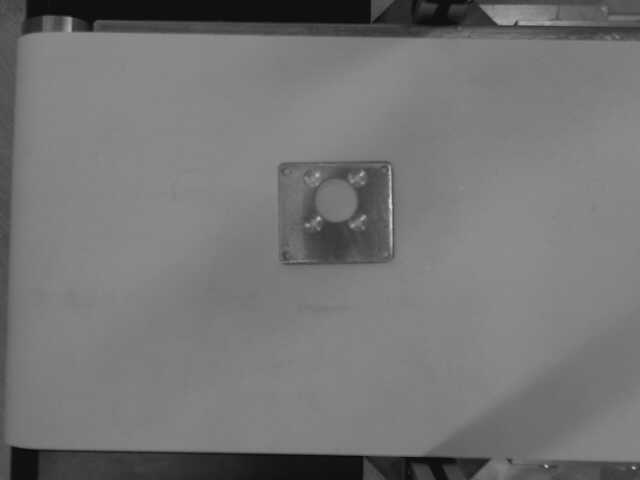
#> input picture data/perfect.jpg, 640 x 480 px, found by its file name
$ python test.py
#> lines starting #> are read from the running program, lines starting #| are printed output that depends on the picture
import cv2
import numpy as np
from matplotlib import pyplot as plt


perfect = cv2.imread('perfect.jpg',0)
#> perfect is the input picture: shape (480, 640); min 5, max 214, mean 116.9
ususable = cv2.imread('unusable.jpg',0)
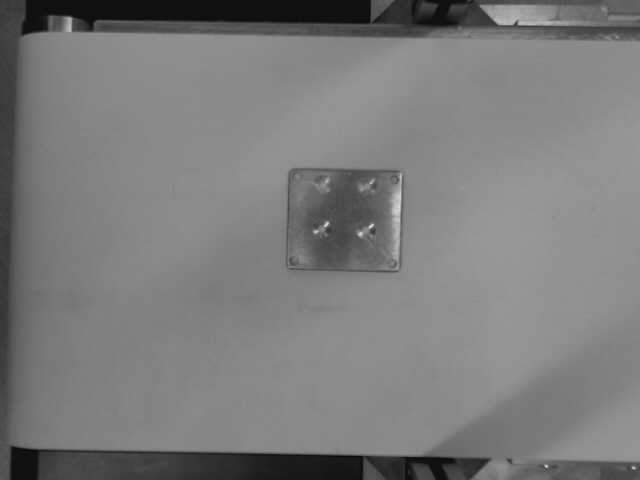
#> input picture data/unusable.jpg, 640 x 480 px, found by its file name
#> ususable is the input picture: shape (480, 640); min 7, max 227, mean 123.4
faulty = cv2.imread('faulty.jpg',0)
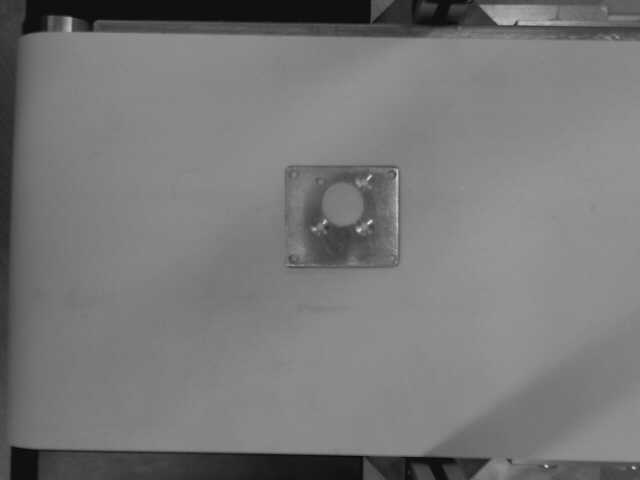
#> input picture data/faulty.jpg, 640 x 480 px, found by its file name
#> faulty is the input picture: shape (480, 640); min 3, max 232, mean 120
img2 = perfect.copy()

#img = cv2.imread('1.jpg',0)
roi_faulty = faulty[160:250, 300:390]
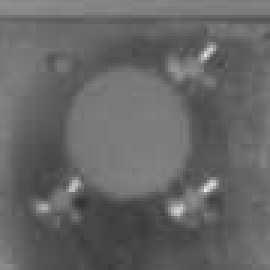
#> roi_faulty: shape (90, 90) (shown 3 times larger); min 50, max 232, mean 101.9
roi_ususable = ususable[160:250, 300:390]
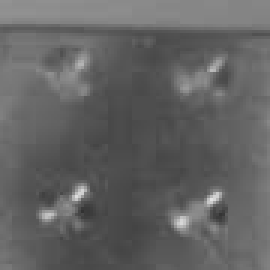
#> roi_ususable: shape (90, 90) (shown 3 times larger); min 50, max 227, mean 98.6
roi_perfect =perfect[160:250, 300:390]
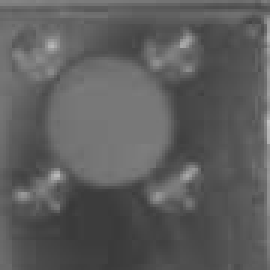
#> roi_perfect: shape (90, 90) (shown 3 times larger); min 57, max 194, mean 93.1

template = roi_faulty
w, h = template.shape[::-1]
#> w = 90; h = 90

"""
# All the 6 methods for comparison in a list
methods = ['cv2.TM_CCOEFF', 'cv2.TM_CCOEFF_NORMED', 'cv2.TM_CCORR',
            'cv2.TM_CCORR_NORMED', 'cv2.TM_SQDIFF', 'cv2.TM_SQDIFF_NORMED']

for meth in methods:
    img = img2.copy()
    method = eval(meth)

    # Apply template Matching
    res = cv2.matchTemplate(img,template,method)
    min_val, max_val, min_loc, max_loc = cv2.minMaxLoc(res)

    # If the method is TM_SQDIFF or TM_SQDIFF_NORMED, take minimum
    if method in [cv2.TM_SQDIFF, cv2.TM_SQDIFF_NORMED]:
        top_left = min_loc
    else:
        top_left = max_loc
    bottom_right = (top_left[0] + w, top_left[1] + h)

    cv2.rectangle(img,top_left, bottom_right, 255, 2)

    plt.subplot(121),plt.imshow(res,cmap = 'gray')
    plt.title('Matching Result'), plt.xticks([]), plt.yticks([])
    plt.subplot(122),plt.imshow(img,cmap = 'gray')
    plt.title('Detected Point'), plt.xticks([]), plt.yticks([])
    plt.suptitle(meth)

    plt.show()

"""


edges_faulty = cv2.Canny(roi_faulty,50,50)
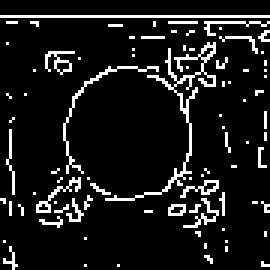
#> edges_faulty: shape (90, 90) (shown 3 times larger); 9.9% white in thin lines or dots
edges_ususable = cv2.Canny(roi_ususable,50,50)
#> edges_ususable: shape (90, 90); 8.4% white in thin lines or dots
edges_perfect = cv2.Canny(roi_perfect,50,50)
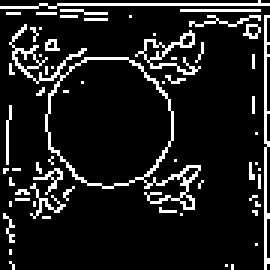
#> edges_perfect: shape (90, 90) (shown 3 times larger); 11.5% white in thin lines or dots

plt.subplot(131),plt.imshow(edges_perfect,cmap = 'gray')
plt.title('Edges Perfect'), plt.xticks([]), plt.yticks([])
plt.subplot(132),plt.imshow(edges_ususable,cmap = 'gray')
plt.title('Edges Usable'), plt.xticks([]), plt.yticks([])

#plt.subplot(132),plt.imshow(faulty[120:300, 250:450], cmap='gray')
plt.subplot(133),plt.imshow(edges_faulty,cmap = 'gray')
plt.title('Edges Faulty'), plt.xticks([]), plt.yticks([])

#plt.title('Edge Image'), plt.xticks([]), plt.yticks([])

plt.show()
